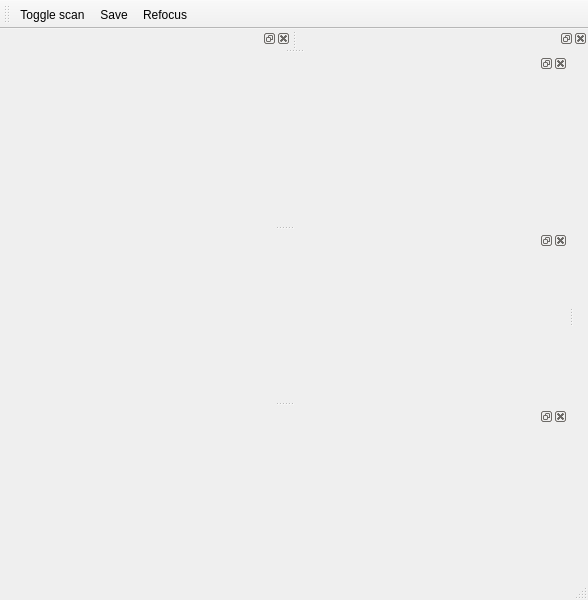
<?xml version="1.0" encoding="UTF-8"?>
<ui version="4.0">
 <class>MainWindow</class>
 <widget class="QMainWindow" name="MainWindow">
  <property name="geometry">
   <rect>
    <x>0</x>
    <y>0</y>
    <width>588</width>
    <height>600</height>
   </rect>
  </property>
  <property name="sizePolicy">
   <sizepolicy hsizetype="Maximum" vsizetype="Maximum">
    <horstretch>0</horstretch>
    <verstretch>0</verstretch>
   </sizepolicy>
  </property>
  <property name="windowTitle">
   <string>MainWindow</string>
  </property>
  <property name="dockOptions">
   <set>QMainWindow::AllowNestedDocks|QMainWindow::AllowTabbedDocks|QMainWindow::AnimatedDocks|QMainWindow::ForceTabbedDocks</set>
  </property>
  <widget class="QWidget" name="centralwidget"/>
  <widget class="QMenuBar" name="menubar">
   <property name="geometry">
    <rect>
     <x>0</x>
     <y>0</y>
     <width>588</width>
     <height>21</height>
    </rect>
   </property>
  </widget>
  <widget class="QStatusBar" name="statusbar"/>
  <widget class="QToolBar" name="toolBar">
   <property name="windowTitle">
    <string>toolBar</string>
   </property>
   <attribute name="toolBarArea">
    <enum>TopToolBarArea</enum>
   </attribute>
   <attribute name="toolBarBreak">
    <bool>false</bool>
   </attribute>
   <addaction name="actionToggle_scan"/>
   <addaction name="actionSave"/>
   <addaction name="actionRefocus"/>
  </widget>
  <widget class="QDockWidget" name="dockWidget_9">
   <attribute name="dockWidgetArea">
    <number>4</number>
   </attribute>
   <widget class="QWidget" name="dockWidgetContents_9"/>
  </widget>
  <widget class="QDockWidget" name="dockWidget_11">
   <attribute name="dockWidgetArea">
    <number>4</number>
   </attribute>
   <widget class="QWidget" name="dockWidgetContents_11"/>
  </widget>
  <widget class="QDockWidget" name="dockWidget_10">
   <property name="sizePolicy">
    <sizepolicy hsizetype="Maximum" vsizetype="Maximum">
     <horstretch>0</horstretch>
     <verstretch>0</verstretch>
    </sizepolicy>
   </property>
   <attribute name="dockWidgetArea">
    <number>1</number>
   </attribute>
   <widget class="QWidget" name="dockWidgetContents_10">
    <layout class="QGridLayout" name="gridLayout">
     <item row="0" column="0">
      <widget class="QWidget" name="widget" native="true">
       <property name="minimumSize">
        <size>
         <width>550</width>
         <height>130</height>
        </size>
       </property>
      </widget>
     </item>
    </layout>
   </widget>
  </widget>
  <widget class="QDockWidget" name="dockWidget_13">
   <property name="sizePolicy">
    <sizepolicy hsizetype="Maximum" vsizetype="Maximum">
     <horstretch>0</horstretch>
     <verstretch>0</verstretch>
    </sizepolicy>
   </property>
   <attribute name="dockWidgetArea">
    <number>1</number>
   </attribute>
   <widget class="QWidget" name="dockWidgetContents_13">
    <layout class="QGridLayout" name="gridLayout_2">
     <item row="0" column="0">
      <widget class="QWidget" name="widget_2" native="true">
       <property name="minimumSize">
        <size>
         <width>550</width>
         <height>130</height>
        </size>
       </property>
      </widget>
     </item>
    </layout>
   </widget>
  </widget>
  <widget class="QDockWidget" name="dockWidget">
   <property name="sizePolicy">
    <sizepolicy hsizetype="Maximum" vsizetype="Maximum">
     <horstretch>0</horstretch>
     <verstretch>0</verstretch>
    </sizepolicy>
   </property>
   <attribute name="dockWidgetArea">
    <number>1</number>
   </attribute>
   <widget class="QWidget" name="dockWidgetContents">
    <layout class="QGridLayout" name="gridLayout_3">
     <item row="0" column="0">
      <widget class="QWidget" name="widget_3" native="true">
       <property name="minimumSize">
        <size>
         <width>550</width>
         <height>130</height>
        </size>
       </property>
      </widget>
     </item>
    </layout>
   </widget>
  </widget>
  <action name="actionToggle_scan">
   <property name="checkable">
    <bool>true</bool>
   </property>
   <property name="text">
    <string>Toggle scan</string>
   </property>
  </action>
  <action name="actionSave">
   <property name="text">
    <string>Save</string>
   </property>
  </action>
  <action name="actionRefocus">
   <property name="text">
    <string>Refocus</string>
   </property>
  </action>
 </widget>
 <resources/>
 <connections/>
</ui>
